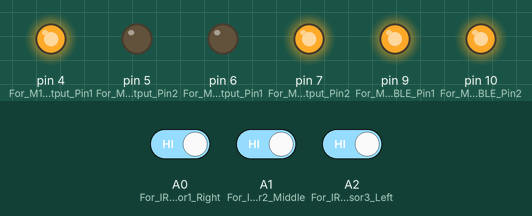
A sketch run on a simulated Arduino Uno, built with avr-gcc and run on an emulated ATmega328P. On the bench: output pins drawn as LEDs (lit = HIGH). The test bench sets the inputs (shaded band); at power-on: A0 (For_IRSensor1_Right) HIGH, A1 (For_IRSensor2_Middle) HIGH, A2 (For_IRSensor3_Left) HIGH.

Above: at 0.1 s.
Timing chart, 0 to 1.6 s (numbered marks = the images above):
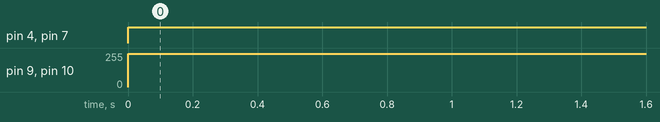

Measured:
- by itself, pin 4 (For_M1_Output_Pin1), pin 7 (For_M2_Output_Pin2): LOW → HIGH at 0.00 s
- by itself, pin 9 (For_M1_ENABLE_Pin1), pin 10 (For_M2_ENABLE_Pin2): 0/255 → 250/255 at 0.00 s

The sketch:

LineFollower.ino
```cpp
#define TopSpeed 250 // PWM value of ENABLE Pin For Straight Line
#define SlowSpeed 150 // PWM value of ENABLE Pin For Turns

void setup() {
 pinMode(A0,INPUT);//For IRSensor1 Right
 pinMode(A1,INPUT);//For IRSensor2 Middle
 pinMode(A2,INPUT);//For IRSensor3 Left
 pinMode(4,OUTPUT);//For M1 Output Pin1
 pinMode(5,OUTPUT);//For M1 Output Pin2
 pinMode(6,OUTPUT);//For M2 Output Pin1
 pinMode(7,OUTPUT);//For M2 Output Pin2
  pinMode(9,OUTPUT);//For M1 ENABLE Pin1
 pinMode(10,OUTPUT);//For M2 ENABLE Pin2
}

void loop() {
  int S0=digitalRead(A0);//For IRSensor1 Right
  int S1=digitalRead(A1);//For IRSensor2 Middle
  int S2=digitalRead(A2);//For IRSensor1 Right

  analogWrite(9,TopSpeed);
  analogWrite(10,TopSpeed);
LeftSpin();
 }
 void Forward()
 {
  digitalWrite(4,1);
digitalWrite(5,0);
digitalWrite(6,1);
digitalWrite(7,0);
  }
  void LeftSpin()
  {
    digitalWrite(4,1);
digitalWrite(5,0);
digitalWrite(6,0);
digitalWrite(7,1);
    }
void RightTurn()
{
  digitalWrite(4,0);
digitalWrite(5,0);
digitalWrite(6,1);
digitalWrite(7,0);
  }
  void LeftTurn()
  {
    digitalWrite(4,1);
digitalWrite(5,0);
digitalWrite(6,0);
digitalWrite(7,0);
    }
```
